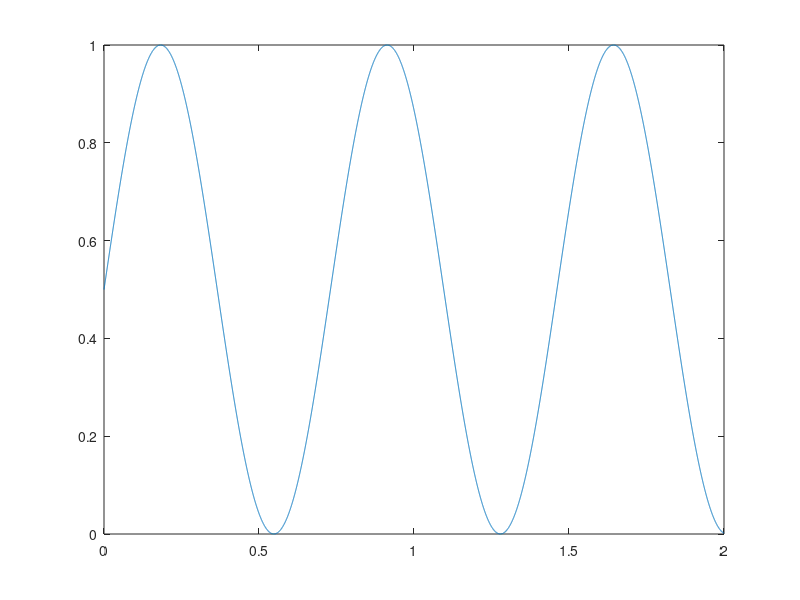

This chart was generated by the following MATLAB code: (Note: this script raises an error after producing the figure.)
%% EMR MTU Model
clear vars;

%% Hill Model

% FL active component function
FLactFunc = @(b,x) exp(-(((x-b(2))-1)./b(1)).^2);

% Variables
hz = 500; % sample rate in samples/s
nsamp = linspace(0,1000,10e3); % number of samples
t = nsamp./hz; % time in seconds
w = 8.6; % cycle frequency in rad/s
A = 0.5; % amplitude of x
x = A.*sin(w.*t) + 0.5; % L/Lopt
v = A.*w.*cos(w*t); % Lengths/sec
plot(t,x)

b1 = 0.25; % FLact
b2 = 0; % FLact
b = [b1,b2];
p1 = 4; % FLpas
p2 = 1; % FLpas
p = [p1,p2];

Fmax = 1; % maximum force in N
cmax = 1.8; % asymptote as v approaches -inf
vmax = 10; % maximum velocity within range Wakeling (2012), Josephson (1993)
c1 = 0.29; % from Biewener et al. (2014)
c2 = 1; % overall curvature of FV
fvc = [c1,c2,cmax,vmax];

d = 50; % activation delay, in ms
gam1 = -0.993; % activation
gam2 = -0.993; % activation

% Lu et al. (2011)
FV_lu = FV4param(fvc,v); % Force-velocity
plot(v,FV_lu)
xlim([-1 1])
ylim([0 1.8])

FLpas_lu = FLpasFunc(p,x); % FL passive
plot(x,FLpas_lu)

FLact_lu = FLactFunc(b,x); % FL active
plot(x,FLact_lu)
hold off;

%% Vectors for dummy work loops

% Neural excitation, vector of zeros except one chunk which is 1s
u = zeros(1,10e3);
u(300:800) = 1;
plot(u)
xlim([0 3000])
ylim([0 1.2])
hold on;

%% Activation function
a = activationODE2(u,d,gam1,gam2);
plot(a)
hold off;

%% Hill function

% Vector for all Hill constants
C = [b1,b2,p1,p2,c1,c2,cmax,vmax,Fmax];

figure()
hilltest = hill(x,v,a,C);
plot(x,hilltest)

%% Tendon Stuff

%Constants
k = 5; % spring constant
M = 5; % mass
simTime = 10; %seconds
dt = 0.1; % time step should be small: the smaller, the more accurate
t2 = 0:dt:simTime; % time divided into time steps
niter = length(t2);

%Initial Conditions
% x0 = [2,0]; % muscle [position,velocity]
% l0 = [3,0]; % MTU [position,velocity]
% 
% %Preallocate for loop
% xm = [x0(1), zeros(1,niter-1)]; % muscle length
% vm = [x0(2), zeros(1,niter-1)]; % muscle velocity
% 
% lmt = [l0(1), zeros(1,niter-1)]; % MTU length
% vmt = [l0(2), zeros(1,niter-1)]; % MTU velocity -- we should know this as an input

% either need to solve for acceleration or pull velocity from hill model,
% or solve for velocity in some other way

% Need vm to solve for F(i) needed in minimization.
% HOW to get Ft(i) for minimization w/o solving for it first?

% Ft = [k.*(l0(1)-x0(1)), zeros(1,niter-1)]; % tendon force, equal to Fm
% dFt = [k.*(l0(2)-x0(2)), zeros(1,niter-1)]; % derivative of Ft or Fm

% dFt(i) = (k.*(lmt(i+1)-xm(i+1)-lmt(i)+xm(i)))./dt;
% Ft(i) = Ft(i-1) + dFt(i-1)*dt;
% vm(i) = vm(i-1) + am(i-1)*dt;
% vmt(i) = vmt(i-1) + amt(i-1)*dt;

for i = 2:niter
    xm(i) = xm(i-1) + vm(i-1)*dt;
    lmt(i) = lmt(i-1) + vmt(i-1)*dt;
    Ft(i) = k.*(lmt(i-1)-xm(i-1));
end

%% Finding vm with minimization

% Bounds
% lb = 0;
% ub = 20;
% 
% % Initial conditions
% x0 = [2,1]; % muscle [position,velocity]
% l0 = [3,1]; % MTU [position,velocity]
% v0 = 1;

% % Preallocate
% k = 5; % spring constant
% xm = [x0(1), zeros(1,niter-1)]; % muscle length
% vm = [x0(2), zeros(1,niter-1)]; % muscle velocity
% lmt = [l0(1), zeros(1,niter-1)]; % MTU length
% vmt = [l0(2), zeros(1,niter-1)]; % MTU velocity
% Ft = [k(lmt-xm), zeros(1,niter-1)]; % tendon force, equal to Fm
% dFt = [k(vmt-vm), zeros(1,niter-1)]; % derivative of Ft or Fm

% Fvmin = Ft-hill
% Ft = kx

% Minimization

for i = 1:niter
    %Define function
    Fvmin = @(x,v,a,C) k*x - hill(x,v,a,C)
    %Define initial conditions
    x0
    %Minimize
    vmin = fmincon(Fvmin,v0,[],[],[],[],lb,ub);
end

%% Finding vm with brute force

vrange = linspace(-20,20,1e4)
time = 10; % seconds
dt = 0.1; % time step
t3 = 0:dt:time;
n = length(t3);

A2 = 1; % amplitude of x
lmt = A2.*sin(w.*t) + 1; % MTU length
vmt = A2.*w.*cos(w*t); % MTU velocity

% Initial conditions
x0 = [1,0]; % muscle [xm,vm]

% Preallocate
k = 5; % spring constant
xm = [x0(1), zeros(1,n-1)]; % muscle length
vm = [x0(2), zeros(1,n-1)]; % muscle velocity
Ft = [k.*(lmt(1)-x0(1)), zeros(1,n-1)]; % tendon force
Fmin = [abs(k.*(lmt(1)-x0(1)) - hill(x0(1),x0(2),a(i-1),C)), zeros(1,n-1)];

% Fmin = k(l-x) - hill(x,v,a,C); want value of vrange that minimizes Fmin

for i = 2:n
    xm(i) = xm(i-1) + vm(i-1)*dt;
    Ft(i) = k.*(lmt(i-1)-xm(i-1));
    Fmin(i) = k.*(lmt(i-1)-xm(i-1)) - hill(xm(i-1),vm(i-1),a(i-1),C);
end

minFmin = min(Fmin);
% find appropriate index of Fmin
% find corresponding index and value of vrange

%% More functions

%Passive force-length curve function
function [y] = FLpasFunc(p,x)
    y = p(1).*(x-p(2)).^2;
    y(x<p(2)) = 0;
end
